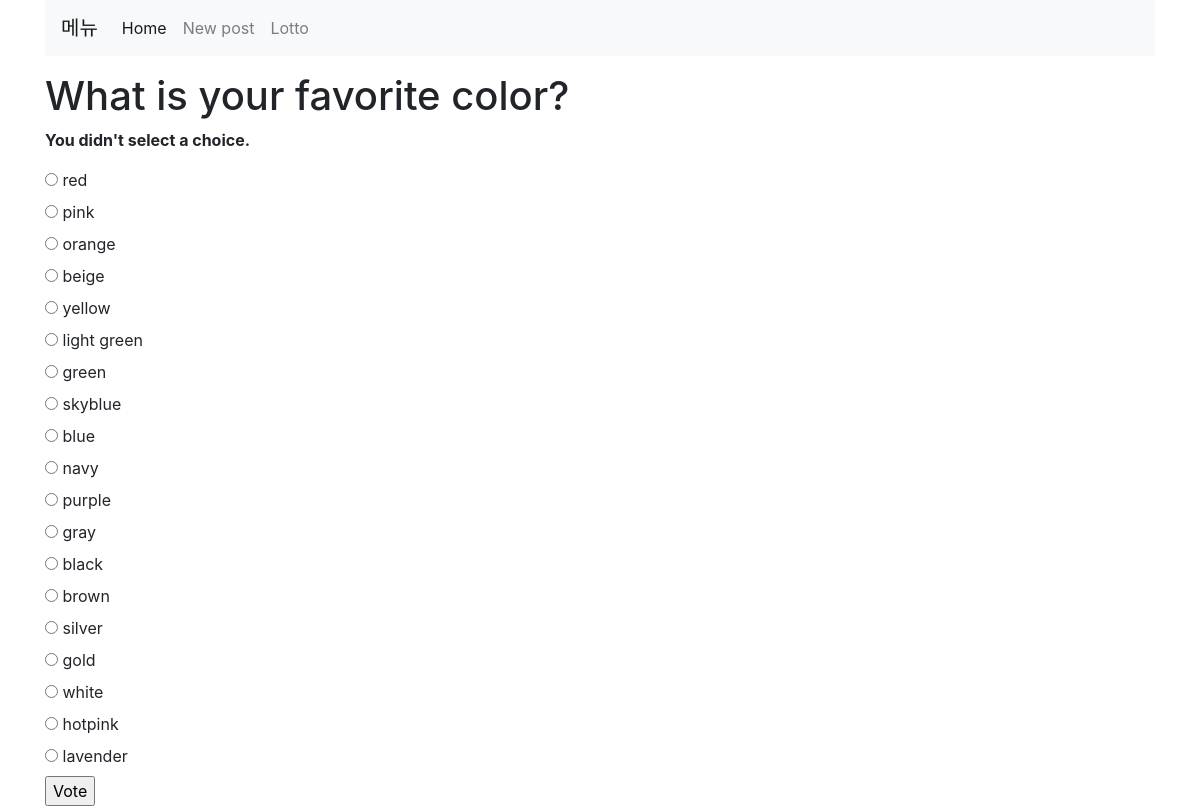
/polls/2/vote/, run on the app's committed database.
### polls/models.py (models this page shows, shortened)
class Question(models.Model):
    question_text = models.CharField(max_length=200)
    pub_date = models.DateTimeField('date published')

class Choice(models.Model):
    question = models.ForeignKey(Question, on_delete=models.CASCADE)
    choice_text = models.CharField(max_length=200)
    votes = models.IntegerField(default=0)

### polls/views.py (the view)
# urls.py: path('<int:question_id>/vote/', views.vote, name='vote'),
def vote(request, question_id):
    question = get_object_or_404(Question, pk=question_id)
    try:
        selected_choice = question.choice_set.get(pk=request.POST['choice'])
    except (KeyError, Choice.DoesNotExist):
        return render(request, 'polls/detail.html', {
            'question': question,
            'error_message': "You didn't select a choice.",
        })
    else:
        selected_choice.votes += 1
        selected_choice.save()
        return HttpResponseRedirect(reverse('polls:results', args=(question.id,)))

### polls/templates/polls/detail.html (shortened to what this page needs)
{% extends 'base.html' %}
{% block content %}
<h1>{{ question.question_text }}</h1>
{% if error_message %}<p><strong>{{ error_message }}</strong></p>{% endif %}
<form action ="{% url 'polls:vote' question.id %}" method="post">
{% for choice in question.choice_set.all %}
    <input type="radio" name="choice" id="choice{{ forloop.counter }}" value="{{ choice.id }}" />
    <label for="choice{{ forloop.counter }}">{{ choice.choice_text }}</label><br />
{% endfor %}
<input type="submit" value="Vote" />
</form>
{% endblock %}

### static/style.css (style rules this page uses)
body { width:100%; }

### data on the page
Question: question_text "What is your favorite color?"
Choice: choice_text "red"
Choice: choice_text "pink"
Choice: choice_text "orange"
Choice: choice_text "beige"
Choice: choice_text "yellow"
Choice: choice_text "light green"
Choice: choice_text "green"
Choice: choice_text "skyblue"
Choice: choice_text "blue"
Choice: choice_text "navy"
Choice: choice_text "purple"
Choice: choice_text "gray"
Choice: choice_text "black"
Choice: choice_text "brown"
Choice: choice_text "silver"
Choice: choice_text "gold"
Choice: choice_text "white"
Choice: choice_text "hotpink"
Choice: choice_text "lavender"

### other printed values
{{ error_message }} "You didn't select a choice."
